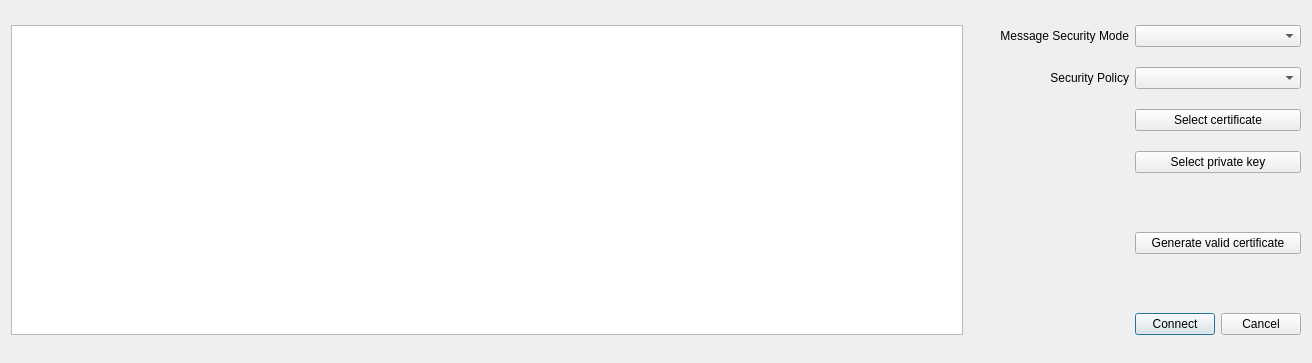
<?xml version="1.0" encoding="UTF-8"?>
<ui version="4.0">
 <class>ConnectSettingsDialog</class>
 <widget class="QDialog" name="ConnectSettingsDialog">
  <property name="geometry">
   <rect>
    <x>0</x>
    <y>0</y>
    <width>1312</width>
    <height>363</height>
   </rect>
  </property>
  <property name="windowTitle">
   <string>Connection Settings</string>
  </property>
  <property name="windowIcon">
   <iconset>
    <normaloff>icons/property.svg</normaloff>icons/property.svg</iconset>
  </property>
  <layout class="QGridLayout" name="gridLayout">
   <item row="6" column="1" colspan="4">
    <spacer name="verticalSpacer_2">
     <property name="orientation">
      <enum>Qt::Vertical</enum>
     </property>
     <property name="sizeType">
      <enum>QSizePolicy::Fixed</enum>
     </property>
     <property name="sizeHint" stdset="0">
      <size>
       <width>20</width>
       <height>25</height>
      </size>
     </property>
    </spacer>
   </item>
   <item row="0" column="1" rowspan="2">
    <spacer name="horizontalSpacer">
     <property name="orientation">
      <enum>Qt::Horizontal</enum>
     </property>
     <property name="sizeType">
      <enum>QSizePolicy::Fixed</enum>
     </property>
     <property name="sizeHint" stdset="0">
      <size>
       <width>25</width>
       <height>20</height>
      </size>
     </property>
    </spacer>
   </item>
   <item row="4" column="1" colspan="4">
    <spacer name="verticalSpacer">
     <property name="orientation">
      <enum>Qt::Vertical</enum>
     </property>
     <property name="sizeType">
      <enum>QSizePolicy::Fixed</enum>
     </property>
     <property name="sizeHint" stdset="0">
      <size>
       <width>20</width>
       <height>25</height>
      </size>
     </property>
    </spacer>
   </item>
   <item row="1" column="2">
    <widget class="QLabel" name="policyLabel">
     <property name="text">
      <string>Security Policy</string>
     </property>
     <property name="alignment">
      <set>Qt::AlignRight|Qt::AlignTrailing|Qt::AlignVCenter</set>
     </property>
    </widget>
   </item>
   <item row="7" column="3">
    <widget class="QPushButton" name="connectButton">
     <property name="text">
      <string>Connect</string>
     </property>
    </widget>
   </item>
   <item row="0" column="2">
    <widget class="QLabel" name="modeLabel">
     <property name="text">
      <string>Message Security Mode</string>
     </property>
     <property name="alignment">
      <set>Qt::AlignRight|Qt::AlignTrailing|Qt::AlignVCenter</set>
     </property>
    </widget>
   </item>
   <item row="0" column="3" colspan="2">
    <widget class="QComboBox" name="modeComboBox"/>
   </item>
   <item row="5" column="3" colspan="2">
    <widget class="QPushButton" name="generateButton">
     <property name="text">
      <string>Generate valid certificate</string>
     </property>
    </widget>
   </item>
   <item row="2" column="3" colspan="2">
    <widget class="QPushButton" name="certificateButton">
     <property name="toolTip">
      <string>Select DER File</string>
     </property>
     <property name="text">
      <string>Select certificate</string>
     </property>
    </widget>
   </item>
   <item row="1" column="3" colspan="2">
    <widget class="QComboBox" name="policyComboBox"/>
   </item>
   <item row="3" column="3" colspan="2">
    <widget class="QPushButton" name="privateKeyButton">
     <property name="toolTip">
      <string>Select PEM File</string>
     </property>
     <property name="text">
      <string>Select private key</string>
     </property>
    </widget>
   </item>
   <item row="3" column="1" colspan="2">
    <widget class="QLabel" name="privateKeyLabel">
     <property name="font">
      <font>
       <italic>true</italic>
      </font>
     </property>
     <property name="text">
      <string/>
     </property>
     <property name="alignment">
      <set>Qt::AlignRight|Qt::AlignTrailing|Qt::AlignVCenter</set>
     </property>
    </widget>
   </item>
   <item row="2" column="1" colspan="2">
    <widget class="QLabel" name="certificateLabel">
     <property name="font">
      <font>
       <italic>true</italic>
      </font>
     </property>
     <property name="text">
      <string/>
     </property>
     <property name="alignment">
      <set>Qt::AlignRight|Qt::AlignTrailing|Qt::AlignVCenter</set>
     </property>
    </widget>
   </item>
   <item row="7" column="4">
    <widget class="QPushButton" name="cancelButton">
     <property name="text">
      <string>Cancel</string>
     </property>
    </widget>
   </item>
   <item row="0" column="0" rowspan="8">
    <widget class="QTableView" name="endpointsView">
     <property name="editTriggers">
      <set>QAbstractItemView::NoEditTriggers</set>
     </property>
     <property name="selectionBehavior">
      <enum>QAbstractItemView::SelectRows</enum>
     </property>
     <attribute name="horizontalHeaderStretchLastSection">
      <bool>true</bool>
     </attribute>
    </widget>
   </item>
  </layout>
 </widget>
 <layoutdefault spacing="6" margin="11"/>
 <tabstops>
  <tabstop>endpointsView</tabstop>
  <tabstop>modeComboBox</tabstop>
  <tabstop>policyComboBox</tabstop>
  <tabstop>certificateButton</tabstop>
  <tabstop>privateKeyButton</tabstop>
  <tabstop>generateButton</tabstop>
  <tabstop>connectButton</tabstop>
  <tabstop>cancelButton</tabstop>
 </tabstops>
 <resources/>
 <connections/>
</ui>
